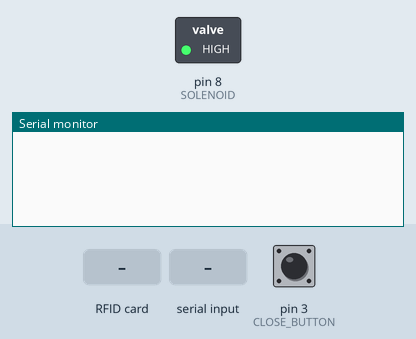
Simulated run of this sketch. Board: Arduino Uno, built with avr-gcc and run on an emulated ATmega328P. Parts: switched loads named in the sketch (green lamp = pin HIGH), the last lines printed to the serial monitor. The test bench sets the inputs (shaded band); at power-on: pin 3 (CLOSE_BUTTON) LOW. Pins used as bus, display or sensor lines are not drawn.

Above: at 1.2 s.
1.3 s: RFID card 5E 7A 19 C4 held to the reader
At 2.9 s:
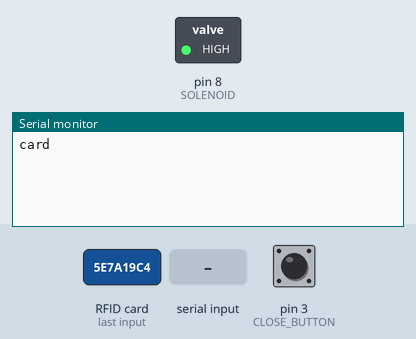
3.6 s: ",\n" received over the second serial link
At 5.3 s:
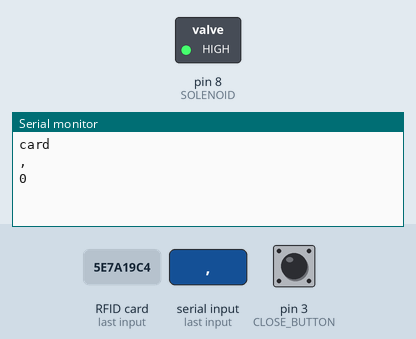
5.7 s: "90:45:200\n" received over the second serial link
At 6.6 s:
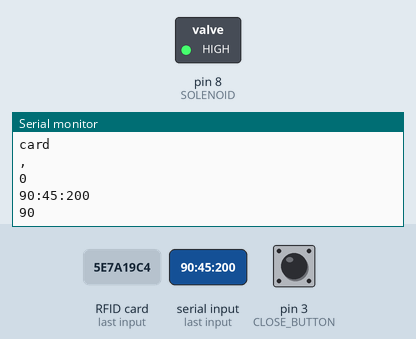

Measured:
- after the input at 1.3 s, the serial monitor: prints a new line after 0.81 s (image 1)
- after the input at 3.6 s, the serial monitor: prints a new line after 0.66 s (image 2)
- after the input at 5.7 s, the serial monitor: prints a new line after 0.61 s (image 3)

The sketch:

main.ino
```cpp
#include <MFRC522.h>
#include <SPI.h>
#include <ArduinoJson.h>
#include <SoftwareSerial.h>
#include <RtcDS1302.h>
#include <time.h>

#define RX_PIN 6
#define TX_PIN 7

#define SS_PIN 10
#define RST_PIN 9

#define SOLENOID 8
#define CLOSE_BUTTON 3

JsonDocument doc;
MFRC522 mfrc(SS_PIN, RST_PIN);
ThreeWire myWire(4, 5, 2);
RtcDS1302<ThreeWire> rtc(myWire);
SoftwareSerial raspberry(RX_PIN, TX_PIN);

String res = "";
byte accessTimeCount = 0;

typedef struct {
  byte dow;
  const char* startTime;
  const char* endTime;
} AccessTime;

byte accessCardArray[100][4] = {
  { 156, 115, 244, 47 }
};

AccessTime accessDateTime[20] = {
  { 4, "09:50:00", "19:10:00" }
};

void setup() {
  // put your setup code here, to run once:
  Serial.begin(9600);
  raspberry.begin(9600);
  SPI.begin();
  mfrc.PCD_Init();
  rtc.Begin();

  RtcDateTime complied = RtcDateTime(__DATE__, __TIME__);
  rtc.SetDateTime(complied);

  pinMode(SOLENOID, OUTPUT);
  pinMode(CLOSE_BUTTON, INPUT);

  digitalWrite(SOLENOID, HIGH);
}

void loop() {
  key_update();

  if (digitalRead(CLOSE_BUTTON) == HIGH) {
    digitalWrite(SOLENOID, HIGH);
  }

  if ( !mfrc.PICC_IsNewCardPresent() || !mfrc.PICC_ReadCardSerial() ) {
    delay(1000);
    return;
  }

  byte cardkey[4] = {
    mfrc.uid.uidByte[0],
    mfrc.uid.uidByte[1],
    mfrc.uid.uidByte[2],
    mfrc.uid.uidByte[3]
  };
  Serial.println("card");
  if (isAccessCard(cardkey) && isAccessTime()) {
    // open the door logic
    Serial.println("open the door");
    digitalWrite(SOLENOID, LOW);
    delay(1000);
  }

  delay(100);
}

void key_update() {
  if (raspberry.available()) {
    while (raspberry.available() > 0) {
      res += char(raspberry.read());
    }

    if (res.startsWith("\r")) {
      for (int i = 0; i < 20; i++) {
        accessDateTime[i] = {};
      }
      Serial.println("access time count is reset");
      accessTimeCount = 0;
    }

    if (res.endsWith("\n")) {
      Serial.println(res);

      int first = res.indexOf(",");
      int second = res.indexOf(",", first + 1);
      int length = res.length();

      byte dow = byte(res.substring(0, first).toInt());
      char startTime[9]; char endTime[9];
      res.substring(first + 1, second).toCharArray(startTime, 9);
      res.substring(second + 1, length).toCharArray(startTime, 9);

      accessDateTime[accessTimeCount] = { dow, endTime, startTime };

      accessTimeCount ++;

      Serial.println(dow);

      res = "";
    }
  }
}

bool isAccessCard(byte uid[]) {
  for (int i = 0; i < 100; i++) {
    if (
      accessCardArray[i][0] == uid[0] &&
      accessCardArray[i][1] == uid[1] &&
      accessCardArray[i][2] == uid[2] &&
      accessCardArray[i][3] == uid[3]
    ) {
      return true;
    }
    return false;
  }
}

bool isAccessTime() {
  for (int i = 0; i < 20; i++) {
    if (isInTimeRange(accessDateTime[i].startTime, accessDateTime[i].endTime, accessDateTime[i].dow)) {
      return true;
    }
  }
  return false;
}

bool isInTimeRange(const char* start, const char* endtime, char week) {
  RtcDateTime now = rtc.GetDateTime();

  int startHour, startMin, startSec;
  int endHour, endMin, endSec;
  sscanf(start, "%d:%d:%d", &startHour, &startMin, &startSec);
  sscanf(endtime, "%d:%d:%d", &endHour, &endMin, &endSec);

  int currentTotalSec = now.Hour() * 3600 + now.Minute() * 60 + now.Second();
  int startTotalSec = startHour * 3600 + startMin * 60 + startSec;
  int endTotalSec = endHour * 3600 + endMin * 60 + endSec;

  if (
    currentTotalSec >= startTotalSec &&
    currentTotalSec <= endTotalSec &&
    now.DayOfWeek() == week
  ) {
    return true;
  }
  return false;
}
```
